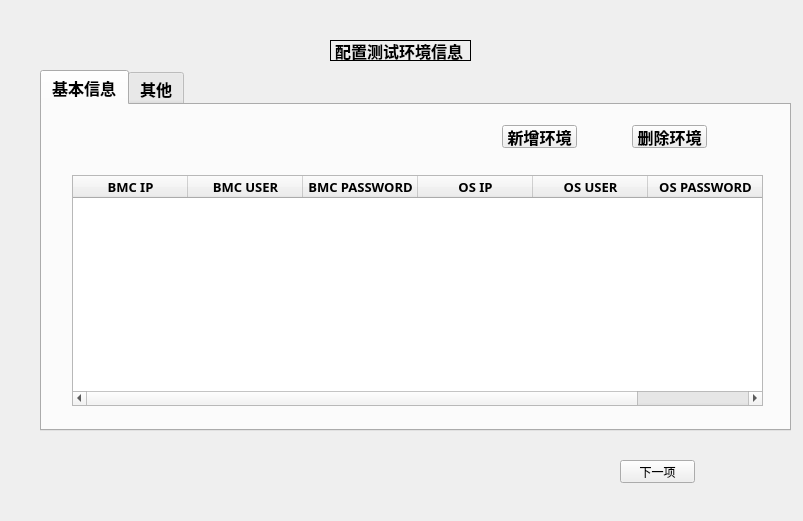
<?xml version="1.0" encoding="UTF-8"?>
<ui version="4.0">
 <class>Form</class>
 <widget class="QWidget" name="Form">
  <property name="geometry">
   <rect>
    <x>0</x>
    <y>0</y>
    <width>803</width>
    <height>521</height>
   </rect>
  </property>
  <property name="windowTitle">
   <string>env_page</string>
  </property>
  <widget class="QPushButton" name="nextButton">
   <property name="geometry">
    <rect>
     <x>620</x>
     <y>460</y>
     <width>75</width>
     <height>23</height>
    </rect>
   </property>
   <property name="text">
    <string>下一项</string>
   </property>
  </widget>
  <widget class="QLabel" name="label">
   <property name="geometry">
    <rect>
     <x>330</x>
     <y>40</y>
     <width>141</width>
     <height>21</height>
    </rect>
   </property>
   <property name="font">
    <font>
     <family>Agency FB</family>
     <pointsize>12</pointsize>
     <weight>75</weight>
     <bold>true</bold>
    </font>
   </property>
   <property name="frameShape">
    <enum>QFrame::Box</enum>
   </property>
   <property name="text">
    <string>配置测试环境信息</string>
   </property>
  </widget>
  <widget class="QTabWidget" name="tabWidget">
   <property name="geometry">
    <rect>
     <x>40</x>
     <y>70</y>
     <width>751</width>
     <height>361</height>
    </rect>
   </property>
   <property name="font">
    <font>
     <family>Agency FB</family>
     <pointsize>12</pointsize>
     <weight>75</weight>
     <bold>true</bold>
    </font>
   </property>
   <property name="currentIndex">
    <number>0</number>
   </property>
   <widget class="QWidget" name="tab">
    <attribute name="title">
     <string>基本信息</string>
    </attribute>
    <widget class="QTableWidget" name="tableWidget">
     <property name="geometry">
      <rect>
       <x>30</x>
       <y>70</y>
       <width>691</width>
       <height>231</height>
      </rect>
     </property>
     <property name="font">
      <font>
       <family>Agency FB</family>
       <pointsize>10</pointsize>
       <weight>75</weight>
       <bold>true</bold>
      </font>
     </property>
     <attribute name="horizontalHeaderDefaultSectionSize">
      <number>115</number>
     </attribute>
     <column>
      <property name="text">
       <string>BMC IP</string>
      </property>
     </column>
     <column>
      <property name="text">
       <string>BMC USER</string>
      </property>
     </column>
     <column>
      <property name="text">
       <string>BMC PASSWORD</string>
      </property>
     </column>
     <column>
      <property name="text">
       <string>OS IP</string>
      </property>
     </column>
     <column>
      <property name="text">
       <string>OS USER</string>
      </property>
     </column>
     <column>
      <property name="text">
       <string>OS PASSWORD</string>
      </property>
     </column>
    </widget>
    <widget class="QPushButton" name="addButton">
     <property name="geometry">
      <rect>
       <x>460</x>
       <y>20</y>
       <width>75</width>
       <height>23</height>
      </rect>
     </property>
     <property name="text">
      <string>新增环境</string>
     </property>
    </widget>
    <widget class="QPushButton" name="delButton">
     <property name="geometry">
      <rect>
       <x>590</x>
       <y>20</y>
       <width>75</width>
       <height>23</height>
      </rect>
     </property>
     <property name="text">
      <string>删除环境</string>
     </property>
    </widget>
   </widget>
   <widget class="QWidget" name="tab_2">
    <attribute name="title">
     <string>其他</string>
    </attribute>
    <widget class="QLabel" name="label_2">
     <property name="geometry">
      <rect>
       <x>460</x>
       <y>80</y>
       <width>91</width>
       <height>16</height>
      </rect>
     </property>
     <property name="frameShape">
      <enum>QFrame::Panel</enum>
     </property>
     <property name="text">
      <string>在前台展示</string>
     </property>
    </widget>
    <widget class="QRadioButton" name="radioButton">
     <property name="geometry">
      <rect>
       <x>480</x>
       <y>120</y>
       <width>89</width>
       <height>16</height>
      </rect>
     </property>
     <property name="text">
      <string>是</string>
     </property>
    </widget>
    <widget class="QLabel" name="label_4">
     <property name="geometry">
      <rect>
       <x>320</x>
       <y>80</y>
       <width>71</width>
       <height>16</height>
      </rect>
     </property>
     <property name="frameShape">
      <enum>QFrame::Panel</enum>
     </property>
     <property name="text">
      <string>设备角色</string>
     </property>
    </widget>
    <widget class="QLabel" name="label_7">
     <property name="geometry">
      <rect>
       <x>190</x>
       <y>80</y>
       <width>41</width>
       <height>16</height>
      </rect>
     </property>
     <property name="frameShape">
      <enum>QFrame::Panel</enum>
     </property>
     <property name="text">
      <string>OS IP</string>
     </property>
    </widget>
    <widget class="QLineEdit" name="lineEdit">
     <property name="geometry">
      <rect>
       <x>320</x>
       <y>110</y>
       <width>71</width>
       <height>20</height>
      </rect>
     </property>
     <property name="text">
      <string>server</string>
     </property>
    </widget>
    <widget class="QRadioButton" name="radioButton_4">
     <property name="geometry">
      <rect>
       <x>480</x>
       <y>160</y>
       <width>89</width>
       <height>16</height>
      </rect>
     </property>
     <property name="text">
      <string>是</string>
     </property>
    </widget>
    <widget class="QRadioButton" name="radioButton_5">
     <property name="geometry">
      <rect>
       <x>480</x>
       <y>210</y>
       <width>89</width>
       <height>16</height>
      </rect>
     </property>
     <property name="text">
      <string>是</string>
     </property>
    </widget>
    <widget class="QLineEdit" name="lineEdit_2">
     <property name="geometry">
      <rect>
       <x>320</x>
       <y>160</y>
       <width>71</width>
       <height>20</height>
      </rect>
     </property>
     <property name="text">
      <string>agent</string>
     </property>
    </widget>
    <widget class="QLineEdit" name="lineEdit_3">
     <property name="geometry">
      <rect>
       <x>320</x>
       <y>210</y>
       <width>71</width>
       <height>20</height>
      </rect>
     </property>
     <property name="text">
      <string>agent</string>
     </property>
    </widget>
    <widget class="QLabel" name="label_8">
     <property name="geometry">
      <rect>
       <x>180</x>
       <y>110</y>
       <width>91</width>
       <height>16</height>
      </rect>
     </property>
     <property name="text">
      <string>90.90.67.2</string>
     </property>
    </widget>
    <widget class="QLabel" name="label_9">
     <property name="geometry">
      <rect>
       <x>180</x>
       <y>160</y>
       <width>91</width>
       <height>16</height>
      </rect>
     </property>
     <property name="text">
      <string>90.90.67.3</string>
     </property>
    </widget>
    <widget class="QLabel" name="label_10">
     <property name="geometry">
      <rect>
       <x>180</x>
       <y>210</y>
       <width>91</width>
       <height>16</height>
      </rect>
     </property>
     <property name="text">
      <string>90.90.67.4</string>
     </property>
    </widget>
   </widget>
  </widget>
 </widget>
 <resources/>
 <connections/>
</ui>
